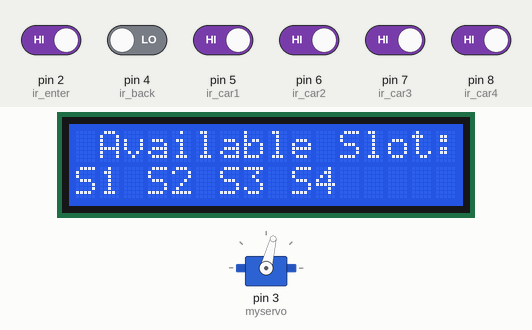
This sketch was run on a simulated Arduino Uno, built with avr-gcc and run on an emulated ATmega328P. Parts: 16×2 character LCD, servo. The inputs (shaded band) are chosen by the test bench; at power-on: pin 2 (ir_enter), pin 5 (ir_car1), pin 6 (ir_car2), pin 7 (ir_car3), pin 8 (ir_car4) HIGH, pin 4 (ir_back) LOW.

Above: at 6.6 s.
6.7 s: pin 5 (ir_car1) driven LOW
At 9.0 s:
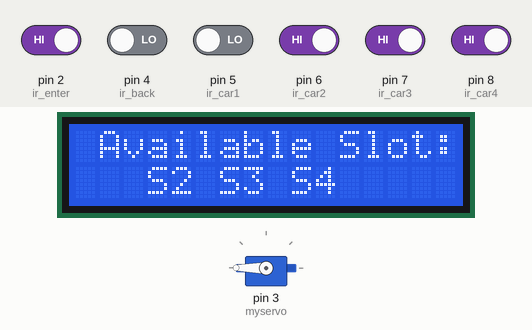
9.6 s: pin 6 (ir_car2) driven LOW
At 10.6 s:
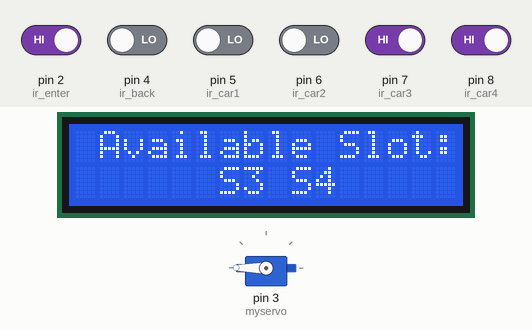
11.1 s: pin 7 (ir_car3) driven LOW
At 11.6 s:
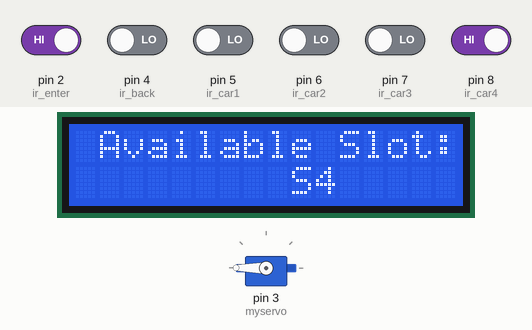
12.6 s: pin 8 (ir_car4) driven LOW
At 13.8 s:
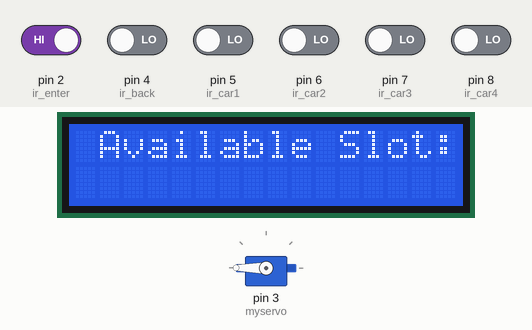
14.1 s: pin 5 (ir_car1) driven HIGH
At 15.1 s:
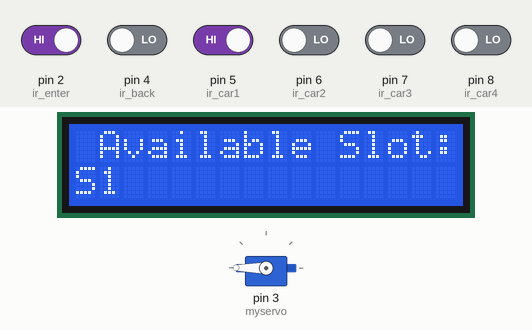
15.6 s: pin 6 (ir_car2) driven HIGH
At 16.2 s:
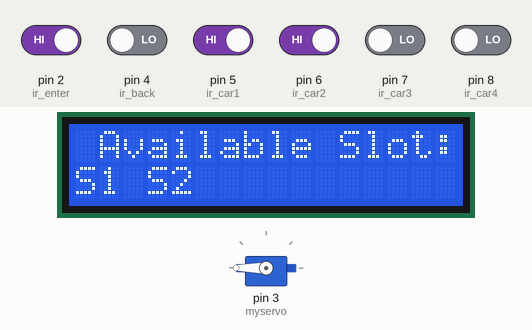
Timing chart, 0 to 18.1 s (numbered marks = the images above; inputs shaded):
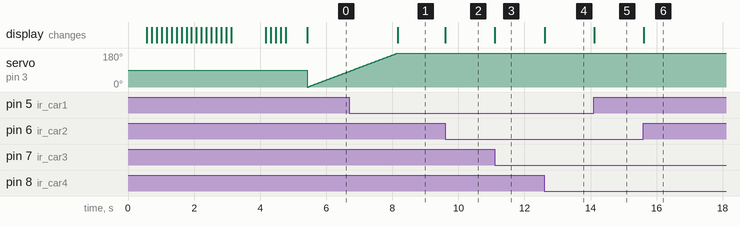

Measured:
- after the input at 6.7 s, the display: changes after 1.5 s (image 1)
- after the input at 9.6 s, the display: changes at once (image 2)
- after the input at 11.1 s, the display: changes at once (image 3)
- after the input at 12.6 s, the display: changes at once (image 4)
- after the input at 14.1 s, the display: changes at once (image 5)
- after the input at 15.6 s, the display: changes at once (image 6)

The sketch:

parking.ino
```cpp
#include <Servo.h>
#include <Wire.h>
#include <LiquidCrystal.h>
LiquidCrystal lcd(0, 1, 9, 10, 11, 12);

Servo myservo;

#define ir_enter 2
#define ir_back 4

#define ir_car1 5
#define ir_car2 6
#define ir_car3 7
#define ir_car4 8


int S1 = 0, S2 = 0, S3 = 0, S4 = 0;
int flag1 = 0, flag2 = 0;
int slot = 4;
int total=0;
int pos=0;

void setup() {
  lcd.begin(16, 2);
  pinMode(ir_car1, INPUT);
  pinMode(ir_car2, INPUT);
  pinMode(ir_car3, INPUT);
  pinMode(ir_car4, INPUT);

  pinMode(ir_enter, INPUT);
  pinMode(ir_back, INPUT);

  myservo.attach(3);
  myservo.write(90);
  lcd.setCursor(0, 1);
  lcd.print(" Hi  ");
  lcd.setCursor(0, 2);
  lcd.print(" Welcome to");
  delay(500);
  lcd.clear();
  lcd.setCursor(0, 0);
  lcd.print("car parking system ");
  for (int positionCounter = 0; positionCounter < 29; positionCounter++) {
    lcd.scrollDisplayLeft();
     delay(150);
  }
  delay(500);
  lcd.clear();
  Read_Sensor();
 slot-=total;

}

void loop() {

  Read_Sensor();
  lcd.setCursor(0, 0);

  if(slot>0)
     lcd.print(" Available Slot: ");
  else
    lcd.print("all slot is full");

  lcd.setCursor(0, 1);

  if (S1 == 1)
    lcd.print("   ");
  else
    lcd.print("S1 ");

  if (S2 == 1)
    lcd.print("   ");
  else
    lcd.print("S2 ");

  if (S3 == 1)
    lcd.print("   ");
  else
    lcd.print("S3 ");

  if (S4 == 1)
    lcd.print("  ");
  else
    lcd.print("S4 ");

  if (digitalRead(ir_enter) == 0)
  {

    if (slot > 0 && flag2==0)
    {
        for (; pos <= 180; pos += 1)
        {
            myservo.write(pos);
            delay(15);
        }
        flag1=1;
    }
     if(flag2==1)
     {
          while(digitalRead(ir_enter)==0);
          for (; pos >= 0; pos -= 1)
          {
              myservo.write(pos);
              delay(15);
          }
          flag2=0;
          slot+=1;
      }
      if (slot <= 0 && flag2==0)
      {
          lcd.clear();
          lcd.setCursor(0, 0);
          lcd.print("sorry slots full");
          while(digitalRead(ir_enter)==0);
      }
    }

  if (digitalRead(ir_back) == 0)
  {
    if (flag1 == 0)
    {
      for (; pos <= 180; pos += 1)
        {
            myservo.write(pos);
            delay(15);
        }
        flag2=1;
    }
    else
    {
      while(digitalRead(ir_back) == 0);
      for (; pos >= 0; pos -= 1)
      {
        myservo.write(pos);
        delay(15);
      }
      flag1=0;
      slot-=1;
    }
  }

}

void Read_Sensor() {
  S1 = 0, S2 = 0, S3 = 0, S4 = 0;

  if (digitalRead(ir_car1) == 0) {
    S1 = 1;
  }
  if (digitalRead(ir_car2) == 0) {
    S2 = 1;
  }
  if (digitalRead(ir_car3) == 0) {
    S3 = 1;
  }
  if (digitalRead(ir_car4) == 0) {
    S4 = 1;
  }
 total=S1+S2+S3+S4;
}
```
